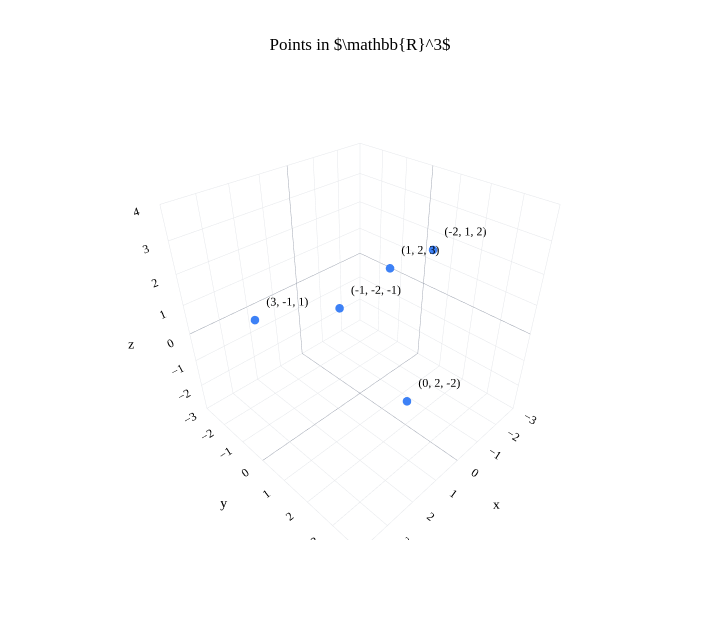

The notebook cell this image was saved under:
### Markdown cell above
### Three-dimensional Euclidean space

The space $\mathbb R^3$ is the set of all ordered triples of real numbers:

$$
\mathbb R^3=\{(x,y,z):x,y,z\in\mathbb R\}.
$$

We identify its elements with points in three-dimensional Euclidean space.

### Code cell
import plotly.graph_objects as go
import plotly.io as pio

points = [(1, 2, 3), (-2, 1, 2), (3, -1, 1), (-1, -2, -1), (0, 2, -2)]
fig = go.Figure(go.Scatter3d(
    x=[p[0] for p in points], y=[p[1] for p in points], z=[p[2] for p in points],
    mode="markers+text", text=[f"({x}, {y}, {z})" for x, y, z in points],
    textposition="top right", marker=dict(size=5),
    hovertemplate="(%{x}, %{y}, %{z})<extra></extra>",
))
axis = dict(range=[-3, 4], dtick=1)
fig.update_layout(
    title=r"Points in $\mathbb{R}^3$", width=720, height=620,
    showlegend=False, font_family="Palatino",
    scene=dict(xaxis=axis, yaxis=axis, zaxis=axis, aspectmode="cube"),
)
from pathlib import Path as _PlotPath
import sys as _plot_sys
_notes_root = next(path for path in [_PlotPath.cwd(), *_PlotPath.cwd().parents] if (path / "myst.yml").exists())
if str(_notes_root) not in _plot_sys.path:
    _plot_sys.path.insert(0, str(_notes_root))
from plot_style import style_plotly as _style_plotly

_style_plotly(fig, renderer="plotly_mimetype")
fig.show()

### Figure 1 — Plotly figure (JSON) as saved in the notebook; plotly's stock layout.template omitted (floating-point values rounded to 4 significant figures)
{"data": [{"hovertemplate": "(%{x}, %{y}, %{z})<extra></extra>", "line": {"color": "#3d81f6"}, "marker": {"color": "#3d81f6", "size": 5}, "mode": "markers+text", "text": ["(1, 2, 3)", "(-2, 1, 2)", "(3, -1, 1)", "(-1, -2, -1)", "(0, 2, -2)"], "textposition": "top right", "type": "scatter3d", "x": [1, -2, 3, -1, 0], "y": [2, 1, -1, -2, 2], "z": [3, 2, 1, -1, -2]}], "layout": {"colorway": ["#3d81f6", "orange", "#d81a60"], "font": {"color": "black", "family": "Palatino"}, "height": 620, "paper_bgcolor": "white", "plot_bgcolor": "white", "scene": {"aspectmode": "cube", "bgcolor": "white", "xaxis": {"backgroundcolor": "white", "dtick": 1, "gridcolor": "#e5e7eb", "range": [-3, 4], "zerolinecolor": "#9ca3af"}, "yaxis": {"backgroundcolor": "white", "dtick": 1, "gridcolor": "#e5e7eb", "range": [-3, 4], "zerolinecolor": "#9ca3af"}, "zaxis": {"backgroundcolor": "white", "dtick": 1, "gridcolor": "#e5e7eb", "range": [-3, 4], "zerolinecolor": "#9ca3af"}}, "showlegend": false, "title": {"text": "Points in $\\mathbb{R}^3$"}, "width": 720, "xaxis": {"gridcolor": "#e5e7eb", "zerolinecolor": "#9ca3af"}, "yaxis": {"gridcolor": "#e5e7eb", "zerolinecolor": "#9ca3af"}}}
